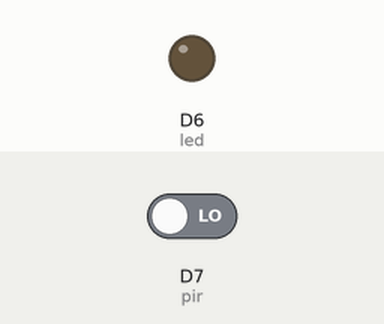
Recording of a sketch running on a simulated ESP8266 (NodeMCU). Parts: output pins drawn as LEDs (lit = HIGH). The inputs (shaded band) are chosen by the test bench; at power-on: D7 (pir) LOW.

Above: at 2.8 s.
2.9 s: D7 (pir) driven HIGH
At 5.2 s:
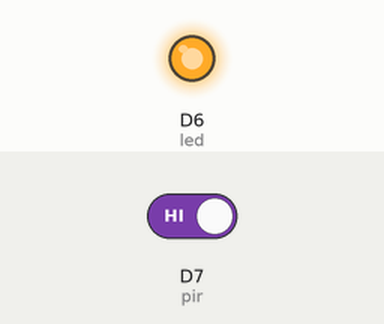
5.5 s: D7 (pir) driven LOW
At 7.7 s:
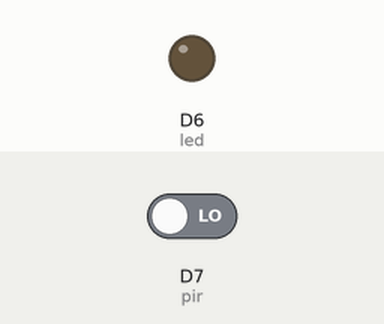
Timing chart, 0 to 9.2 s (numbered marks = the images above; inputs shaded):
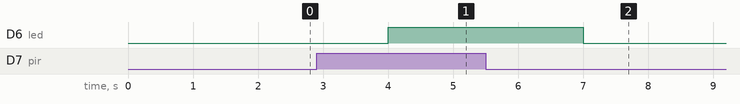

The sketch:

pir_sensor-led.ino
```cpp
//   S.Selvabharathi  B.Tech IT   Rajalakshmi Engineering College
// vcc->3v to 5v , gnd->gnd ,out->analog pin of microcontroller
//NOTE: pir has sensitivity adjustment,duration adjestment and trigger(non-repeating and repeating) if trigger is in repeat mode the led will blink on and off , so becarefull with all the constrains.

int led = D6;
int pir=D7;
int state=0;

void setup() {
  pinMode(pir, INPUT);
  pinMode(led, OUTPUT);
}

void loop(){
  state = digitalRead(pir);
  delay(1000);
    if(state == HIGH)
    {
      digitalWrite (led, HIGH);

      }
    if(state == LOW)
    {
      digitalWrite (led, LOW);
    }
}
```

Measured:
- after the input at 2.9 s, D6 (led): LOW → HIGH after 1.1 s
- after the input at 5.5 s, D6 (led): HIGH → LOW after 1.5 s
